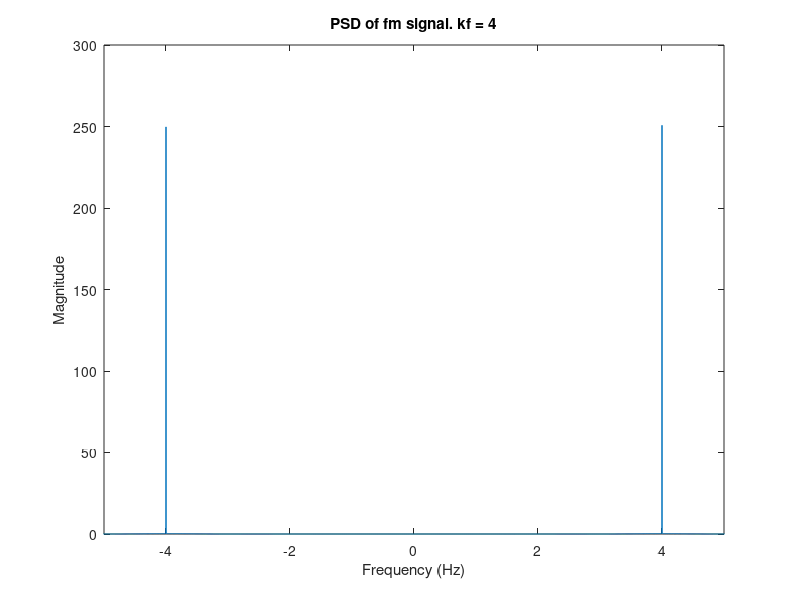

Write MATLAB code to recreate this figure.
oversampling_factor = 16;

%for a pulse with amplitude one, the max frequency deviation is given by kf
kf=4;

%increase the oversampling factor if kf (and hence frequency deviation, and hence bw of FM s 
oversampling_factor = ceil(max(kf,1)*oversampling_factor);

ts=1/oversampling_factor; %sampling time

nsamples = ceil(1/ts);
pulse = ones(nsamples,1); %rectangular pulse

% calculating PSD

nsymbols =1000;
symbols=zeros(nsymbols,1);
nruns=1000;
fs_desired=0.1;
Nmin = ceil(1/(fs_desired*ts)); %minimum length DFT for desired frequency granularity 
message_length=1+(nsymbols-1)*nsamples+length(pulse)-1;
Nmin = max(message_length,Nmin);
% %for efficient computation, choose FFT size to be power of 2
Nfft = 2^(nextpow2(Nmin)) %FFT size = the next power of 2 at least as big as Nmin 
psd=zeros(Nfft,1);

for runs=1:nruns,
	%random symbol sequence
	symbols = sign(rand(nsymbols,1)-0.5); 
	nsymbols_upsampled = 1+(nsymbols-1)*nsamples; 
	symbols_upsampled = zeros(nsymbols_upsampled,1); 
	symbols_upsampled(1:nsamples:nsymbols_upsampled) = symbols; 
	message = conv(symbols_upsampled,pulse);
	%FM signal phase
	theta = 2*pi*kf*ts*cumsum(message);
	cenvelope = exp(j*theta);
	time = (0:length(cenvelope)-1)*ts;
	% %freq domain signal computed using DFT
	cenvelope_freq = ts*fft(cenvelope,Nfft); %FFT of size Nfft, automatically zeropads as needed 
	cenvelope_freq_centered = fftshift(cenvelope_freq); %shifts DC to center of spectrum 
	psd=psd+abs(cenvelope_freq_centered).^2;
end

psd=psd/(nruns*nsymbols);
fs=1/(Nfft*ts) %actual frequency resolution attained
% %set of frequencies for which Fourier transform has been computed using DFT
freqs = ((1:Nfft)-1-Nfft/2)*fs;
%plot the PSD
plot(freqs,psd);
title(["PSD of fm signal. kf = ", num2str(kf)]);
ylabel("Magnitude");
xlabel("Frequency (Hz)");
xlim([-5, 5]);
print -dpng 7b.png